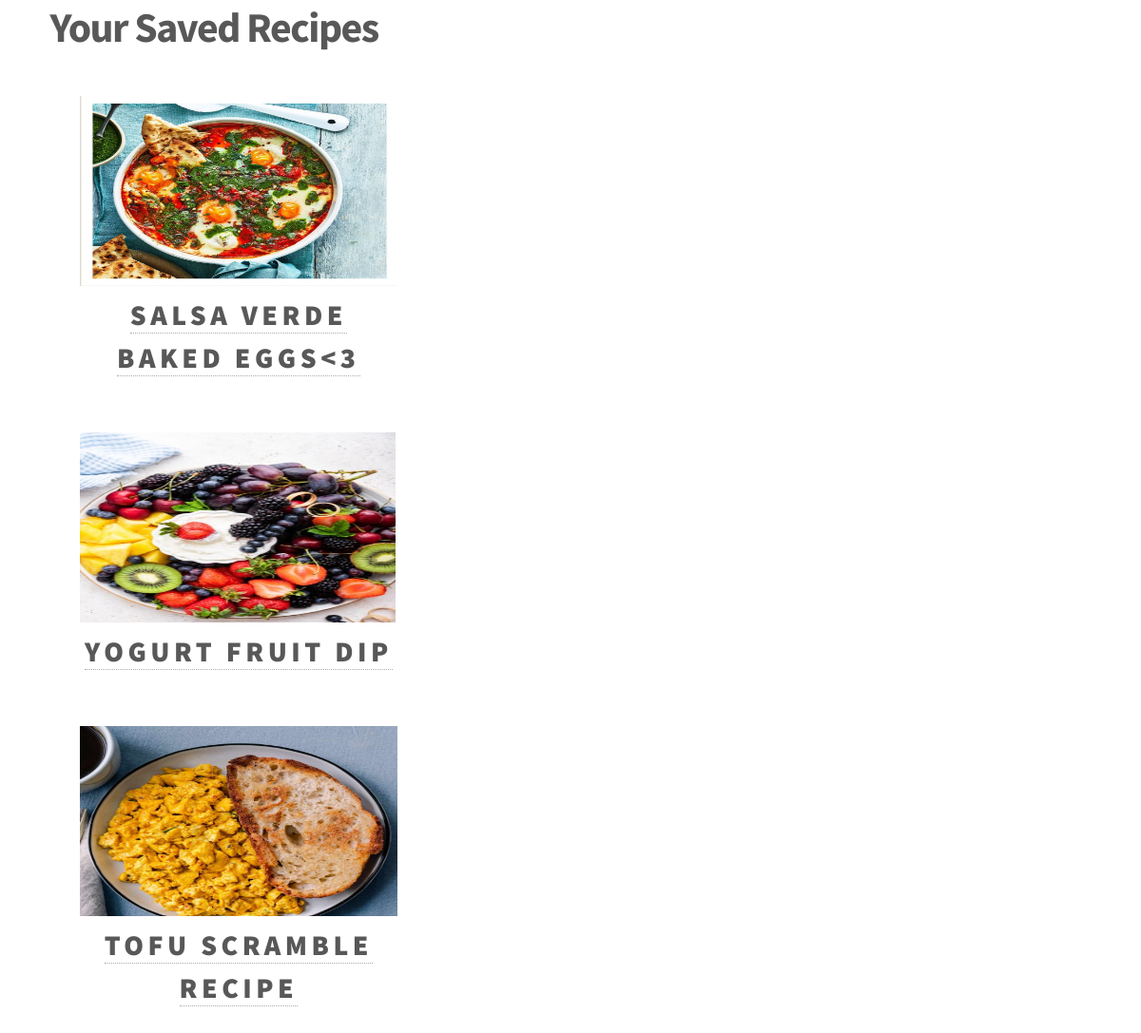
The app's page /save.php (signed in) with its own data.
### tables this page shows
CREATE TABLE `recipe` (
  `TITLE` text NOT NULL,
  `INGREDIENTS` text NOT NULL,
  `DESCRIPTION` text NOT NULL,
  `IMAGER` varchar(250) NOT NULL,
  `DATER` date DEFAULT NULL,
  `category` varchar(200) DEFAULT NULL,
  `IDRECIPE` int(11) NOT NULL,
  `IDUSER` int(11) DEFAULT NULL,
  `prix` int(11) DEFAULT NULL
);

### save.php (the view, shortened to what this page needs)
<?php
$connection = mysqli_connect("localhost", "root", "", "datatv");
$userId = $_SESSION['IDUSER'];
$query = "SELECT recipe.* FROM recipe
          INNER JOIN favorites ON recipe.IDRECIPE = favorites.IDRECIPE
          WHERE favorites.IDUSER = '$userId'";
$result = mysqli_query($connection, $query);
?>
<!DOCTYPE html>
<html>
<head>
  <link rel="stylesheet" href="assets/bootstrap/css/bootstrap.min.css" />
  <link rel="stylesheet" href="assets/css/main.css" />
  <link rel="stylesheet" href="https://cdnjs.cloudflare.com/ajax/libs/font-awesome/6.0.0-beta3/css/all.min.css">
</head>
<body>
    <div class="container-fluid">
    <div class="row">
        <div class="col-12">
    <div class="container">
        <h1>Your Saved Recipes</h1>
        <?php if (mysqli_num_rows($result) > 0): ?>
            <ul>
                <?php while ($row = mysqli_fetch_assoc($result)): ?>
                    <div class="col-sm-4 text-center">
                            <img src="images/<?= $row['IMAGER'] ?>" class="img-fluid" style="height: 200px; width: 400px;">
                            <h2 class="m-n" style="font-size: 30px;">
                                <a href="show.php?IDRECIPE=<?= $row['IDRECIPE'] ?>">
                                    <?= $row['TITLE'] ?>
                                </a>
                            </h2>
                        </div><br><br>
                <?php endwhile; ?>
            </ul>
        <?php else: ?>
            <p>No saved recipes found.</p>
        <?php endif; ?>
    </div>
    </div>
        </div>
    </div>
	</body>
</html>

### assets/css/main.css (style rules this page uses)
html, body, div, span, applet, object, iframe, h1, h2, h3, h4, h5, h6, p, blockquote, pre, a, abbr, acronym, address, big, cite, code, del, dfn, em, img, ins, kbd, q, s, samp, small, strike, strong, sub, sup, tt, var, b, u, i, center, dl, dt, dd, ol, ul, li, fieldset, form, label, legend, table, caption, tbody, tfoot, thead, tr, th, td, article, aside, canvas, details, embed, figure, figcaption, footer, header, hgroup, menu, nav, output, ruby, section, summary, time, mark, audio, video { margin: 0; padding: 0; border: 0; font-size: 100%; font: inherit; vertical-align: baseline; }
body { line-height: 1; }
ol, ul { list-style: none; }
body { -webkit-text-size-adjust: none; }
body { -ms-overflow-style: scrollbar; }
html { box-sizing: border-box; }
*, *:before, *:after { box-sizing: inherit; }
body { background: #ffffff; }
body, input, select, textarea { color: #585858; font-family: "Source Sans Pro", Helvetica, sans-serif; font-size: 16pt; font-weight: 300; line-height: 1.75; }
@media screen and (max-width: 1680px) { body, input, select, textarea { font-size: 14pt; } }
@media screen and (max-width: 1280px) { body, input, select, textarea { font-size: 12pt; } }
a { -moz-transition: border-bottom-color 0.2s ease, color 0.2s ease; -webkit-transition: border-bottom-color 0.2s ease, color 0.2s ease; -ms-transition: border-bottom-color 0.2s ease, color 0.2s ease; transition: border-bottom-color 0.2s ease, color 0.2s ease; text-decoration: none; color: #585858; border-bottom: dotted 1px rgba(88, 88, 88, 0.5); }
h1 { font-size: 2.75em; font-weight: 700; line-height: 1.3; margin: 0 0 1em 0; letter-spacing: -0.035em; }
h2, h3, h4, h5, h6 { font-weight: 900; line-height: 1.5; margin: 0 0 2em 0; text-transform: uppercase; letter-spacing: 0.15em; }
h2 a, h3 a, h4 a, h5 a, h6 a { color: inherit; }
h2 { font-size: 1.1em; }
.row { display: flex; flex-wrap: wrap; box-sizing: border-box; align-items: stretch; }
.row > * { box-sizing: border-box; }
.row > .col-12 { width: 100%; }
.row { margin-top: 0; margin-left: -2em; }
.row > * { padding: 0 0 0 2em; }
@media screen and (max-width: 1680px) { .row { display: flex; flex-wrap: wrap; box-sizing: border-box; align-items: stretch; } }
@media screen and (max-width: 1680px) { .row > * { box-sizing: border-box; } }
@media screen and (max-width: 1680px) { .row { margin-top: 0; margin-left: -2em; } }
@media screen and (max-width: 1680px) { .row > * { padding: 0 0 0 2em; } }
@media screen and (max-width: 1280px) { .row { display: flex; flex-wrap: wrap; box-sizing: border-box; align-items: stretch; } }
@media screen and (max-width: 1280px) { .row > * { box-sizing: border-box; } }
@media screen and (max-width: 1280px) { .row { margin-top: 0; margin-left: -2em; } }
@media screen and (max-width: 1280px) { .row > * { padding: 0 0 0 2em; } }
ul { list-style: disc; margin: 0 0 2em 0; padding-left: 1em; }
.m-n { margin-bottom: 0!important; }

### records on screen
recipe: IMAGER (picture), TITLE "SALSA VERDE BAKED EGGS<3"
recipe: IMAGER (picture), TITLE "YOGURT FRUIT DIP"
recipe: IMAGER (picture), TITLE "TOFU SCRAMBLE RECIPE"
